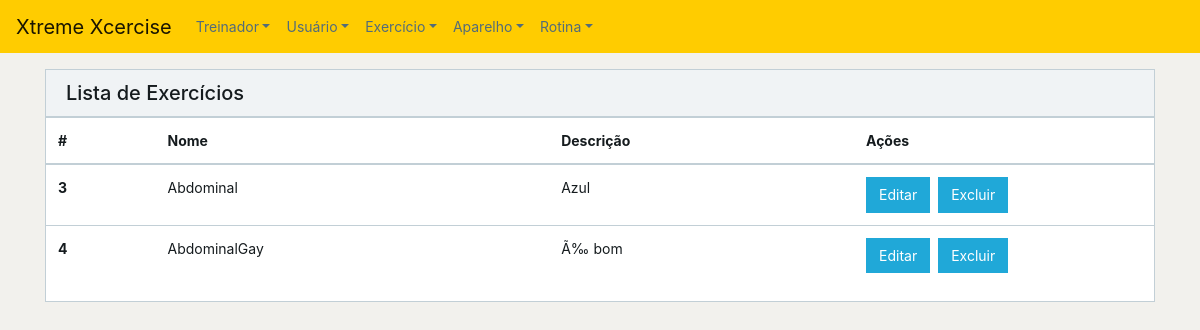
The app's page /exercicioap/index.php, older data.
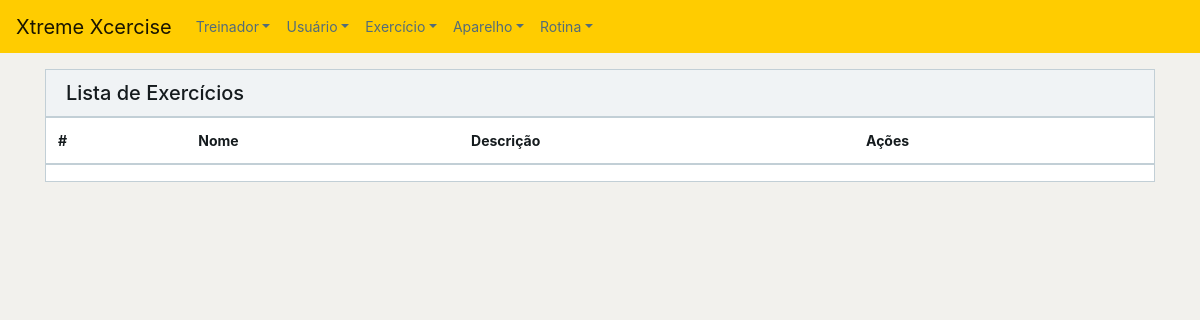
The same page, newer data.
### tables this page shows
CREATE TABLE `exercicio` (
  `exercicioID` int(11) NOT NULL,
  `nome` varchar(35) DEFAULT NULL,
  `descricao` varchar(200) DEFAULT NULL
);

### exercicioap/index.php (the view, shortened to what this page needs)
<?php
include_once '../functions.php';
?>
<!DOCTYPE html>
<html lang="en">
<head>
    <link href="../css/font-awesome.min.css" rel="stylesheet">
    <link href="../css/simple-line-icons.min" rel="stylesheet">
    <link href="../css/style.min.css" rel="stylesheet">
    <link href="../css/stylesheetjr.css" rel="stylesheet">
</head>
<body>
<?php include_once '../header.php';
    $table = 'exercicio';
    $var = indexExercise($table);
?>
<div class="container mt-3">
    <div class="card">
        <div class="card-header">
            <h1 class="h5 m-0">Lista de Exercícios</h1>
        </div>
        <table class="table table-responsive">
            <thead>
            <tr>
                <th>#</th>
                <th>Nome</th>
                <th>Descrição</th>
                <th style="width: 300px;">Ações</th>
            </tr>
            </thead>
            <tbody>
            <?php
            while($row = mysqli_fetch_assoc($var)) {
                echo "<tr>";
                echo "<th>" . $row['exercicioID'] . "</th>";
                echo "<td>" . $row['nome'] . "</td>";
                echo "<td>" . $row['descricao'] . "</td>";
                echo "<td>";
                echo "<a class=\"btn btn-primary mr-2\" href=\"edit.php?id=" . $row['exercicioID'] . " \" role=\"button\">Editar</a>";
                echo "<a class=\"btn btn-primary mr-2\" href=\"delete.php?id=" . $row ['exercicioID'] . " \" role=\"button\">Excluir</a>";
                echo "</td>";
                echo "</tr>";
            }
            ?>
            </tbody>
        </table>
    </div>
</div>
</body>
</html>

Row changes from the older to the newer data that the page shows:
removed exercicio: exercicioID "3", nome "Abdominal", descricao "Azul"
removed exercicio: exercicioID "4", nome "AbdominalGay", descricao "Ã‰ bom"
